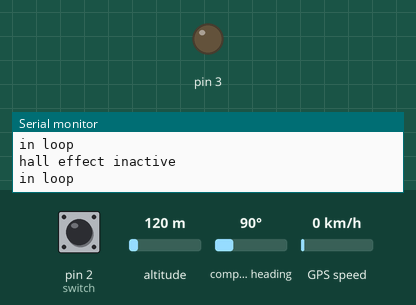
The sketch below on a simulated Arduino Mega 2560, built with avr-gcc and run on an emulated ATmega2560. Shown: output pins drawn as LEDs (lit = HIGH), the last lines printed to the serial monitor. The inputs (shaded band) are chosen by the test bench; at power-on: pin 2 (switch) HIGH, altitude 120 m, compass heading 90°, GPS speed 0 km/h. The GPS gets a fix after 3 s at 37.7749, -122.4194 with 8 satellites.

Above: at 1.2 s.
1.3 s: pin 2 (switch) pulled LOW for 0.15 s
At 1.43 s:
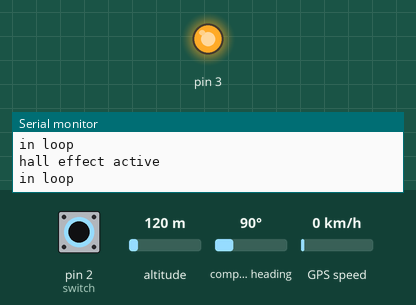
4.5 s: pin 2 (switch) pulled LOW for 3.2 s
At 8.8 s:
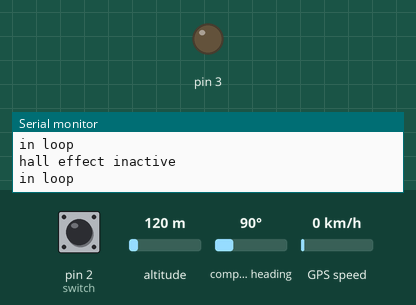
Timing chart, 0 to 10.3 s (numbered marks = the images above; inputs shaded):
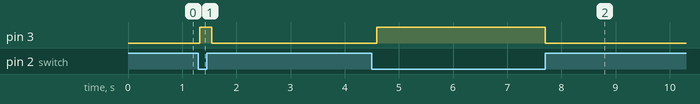

The sketch:

mainSEM.ino
```cpp
// Shell Eco-Marathon data acquisition code
// pulls speed from NEO-6M gps module, current from DFrobot 50A current sensor, and voltage from
// tiny BMS s516
// Written by Garet Gavito
#include <SoftwareSerial.h>
#include <TinyGPS.h>
#include <Wire.h>

#define SLAVE_ADDRESS 0x03 //SDA pin 18, SCL pin 19

SoftwareSerial gpsSerial(9, 10);
TinyGPS gps;

void readGPS(TinyGPS &gps);

float data[3];
float gpsSpd;
float power;

// current variables
float current;
const int numReadings = 30;
float readings[numReadings];      // the readings from the analog input
int x = 0;                  // the index of the current reading
float total = 0;                  // the running total
float average = 0;                // the average


void setup()
{
  while(!Serial);
  Serial.begin(9600);
  Serial1.begin(115200);
  gpsSerial.begin(9600);
  pinMode(3, OUTPUT);
  pinMode(2, INPUT_PULLUP);

  Wire.begin(SLAVE_ADDRESS);
  Wire.onRequest(sendDataPi);
  for (int thisReading = 0; thisReading < numReadings; thisReading++){
    readings[thisReading] = 0;
}

}

void loop()

{
  Serial.println("in loop");
  bool newdata = false;
  unsigned long start = millis();
  while (millis() - start < 100)
  {
    if (gpsSerial.available())

    {
      char c = gpsSerial.read();
      if (gps.encode(c))
      {
        newdata = true;
        break;
      }
    }
  }

  if (newdata)
  {
    Serial.println("Acquired Data");
    Serial.println("-------------");
    readGPS(gps);
    Serial.println();
    Serial.println("-------------");
    Serial.println();
  }
  float voltage = readBMSVoltage();
  power = current * voltage;
  data[0] = gpsSpd;
  data[1] = power;
  data[2] = voltage;

  if (digitalRead(2)==LOW){ // dead man's switch
    digitalWrite(3, HIGH);
    Serial.println("hall effect active");
  } else {
    digitalWrite(3, LOW);
    Serial.println("hall effect inactive");
  }
}

void readGPS(TinyGPS &gps)
{
  gpsSpd = gps.f_speed_mph();

  Serial.print("gps (mph): ");
  Serial.print(gpsSpd);
}

void readCurrent()
// reads current from teensy pin 23
{
    total= total - readings[x];
    readings[x] = analogRead(23);
    readings[x] = (readings[x]-510)*5/1024/0.04-0.04; // data processing:510-raw data from analogRead when the input is 0; 5-5v; the first 0.04-0.04V/A(sensitivity); the second 0.04-offset val;
    total= total + readings[x];
    x = x + 1;
    if (x >= numReadings)
      x = 0;
    average = total/numReadings;   // smoothing algorithm
    current = average; // final variable is current
    delay(30);
}

float readBMSVoltage()
// reads pack voltage from tiny BMS s516. rx to pin 1, tx to pin 0, gnd to gnd
{
  byte receivedBytes[8] = {0};
  byte voltageBytes[4] = {0};
  float totalVoltage = 0;
  String content = "";
  int i = 0;
  byte message[] = {0xAA, 0x14, 0x7F, 0x1F}; // address, function code, CRC, CRC
  Serial1.write(message, sizeof(message));
  delay(10);

  while (Serial1.available()) {
    Serial.println("Available");
    receivedBytes[i] = Serial1.read();
    Serial.println(receivedBytes[i], HEX);
    i++;
  }
  for(int i = 0; i < 4; i++) {
    voltageBytes[i] = receivedBytes[i + 2];
  }
  totalVoltage = *((float*)voltageBytes);

  return totalVoltage;
}

void sendDataPi() {
  // send data array containing power and gps speed to raspberry pi
  // the teensy, arduino, and RPi are little-endian, no conversion needed
  Wire.write((byte*) &data, 3*sizeof(float));
  Serial.println("Send i2c");
}
```

Measured:
- after the input at 1.3 s, pin 3: LOW → HIGH at once, → LOW 0.22 s later
- after the input at 4.5 s, pin 3: LOW → HIGH after 0.10 s, → LOW 3.1 s later
